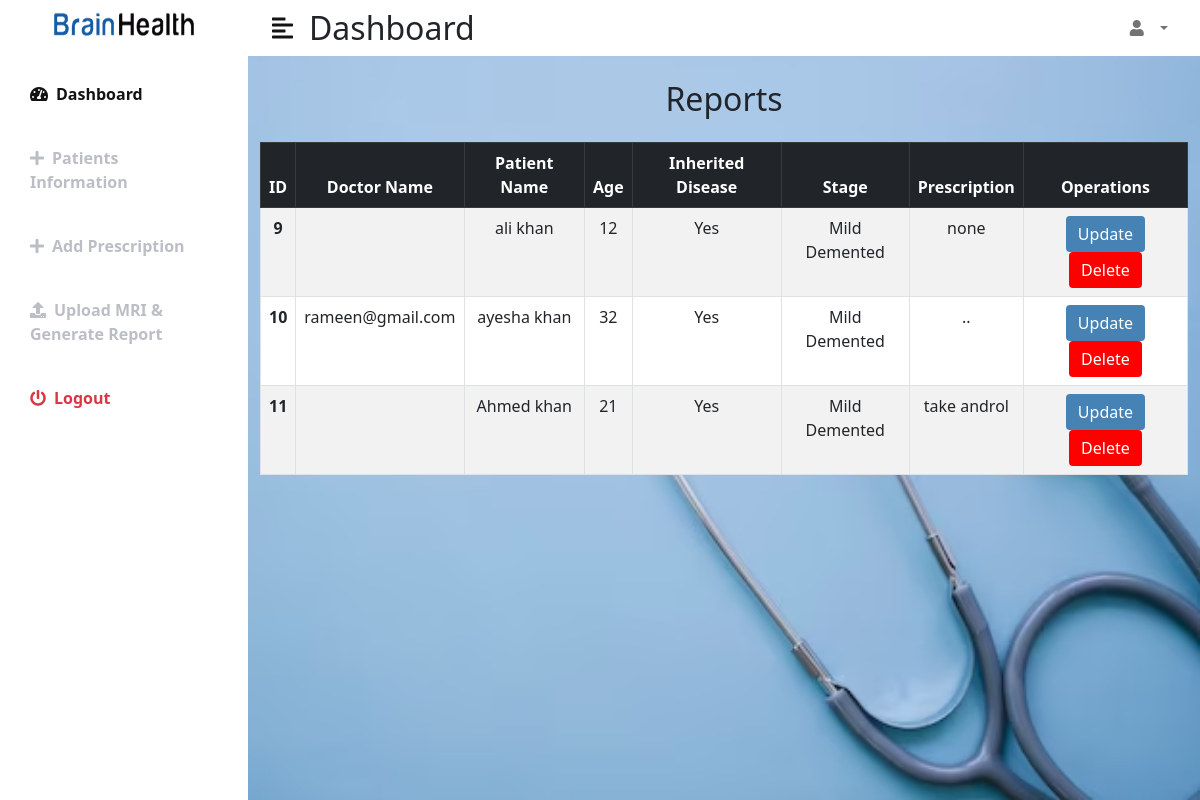
Page /php/ReportsForDoc.php on the earlier database version.
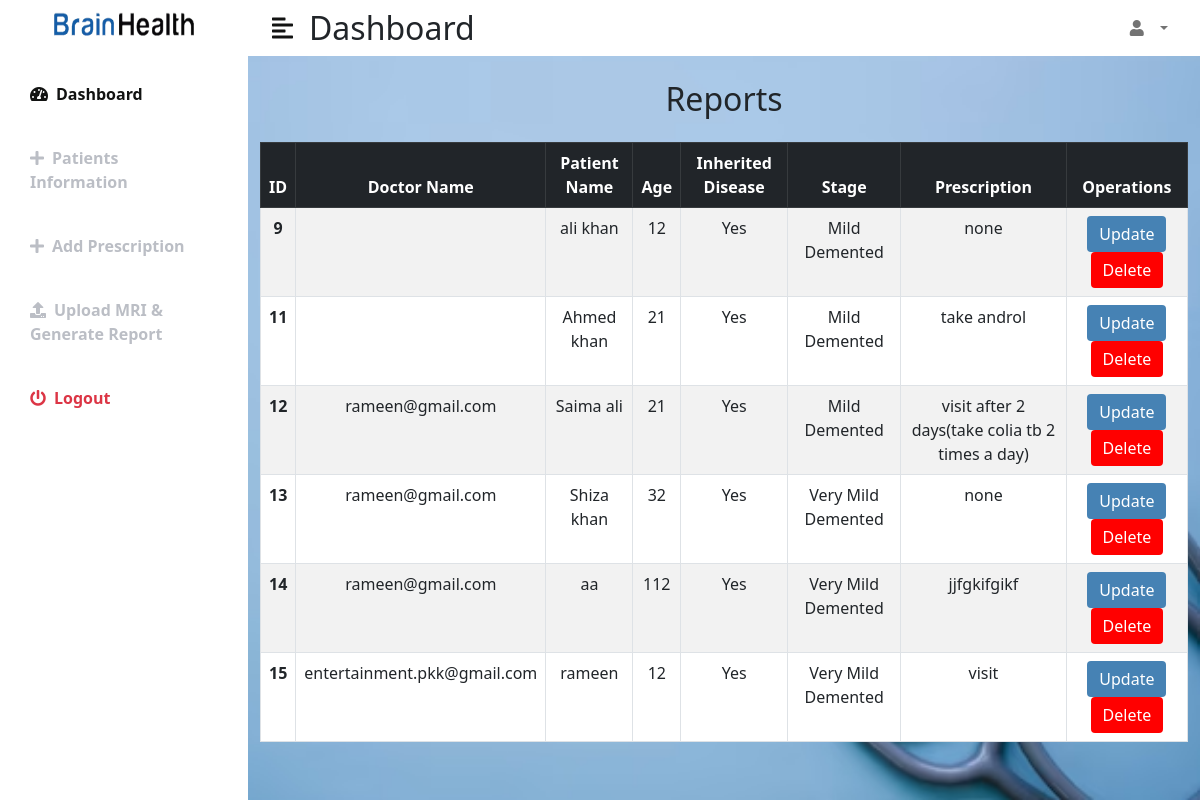
Same page on the later database version.
### tables this page shows
CREATE TABLE `prescriptions` (
  `id` int(11) NOT NULL,
  `doctorname` varchar(50) NOT NULL,
  `patientname` varchar(50) NOT NULL,
  `age` varchar(20) NOT NULL,
  `disease` varchar(50) NOT NULL,
  `stage` varchar(50) NOT NULL,
  `prescription` varchar(1000) NOT NULL
);

### php/ReportsForDoc.php (the view, shortened to what this page needs)
<?php
include 'connect2.php';
?>
<!DOCTYPE html>
<html lang="en">
<head>
    <link href="https://cdn.jsdelivr.net/npm/bootstrap@5.0.0-beta3/dist/css/bootstrap.min.css" rel="stylesheet" />
    <link rel="stylesheet" href="https://cdnjs.cloudflare.com/ajax/libs/font-awesome/5.15.3/css/all.min.css" />
    <link rel="stylesheet" href="index2styles.css" />
    <link rel="stylesheet" href="indexStyle.css"/>
</head>
<body>
<div class="banner">
<div class="d-flex" id="wrapper">
    <div class="bg-white" id="sidebar-wrapper">
    <div class="navbar navbar-expand-lg navbar-light py-2 px-4">
            <img style width="200px" height="30px" src="brain-care-q.png">
        </div>
        <div class="list-group list-group-flush my-3">
            <a href="index.html"
                class="list-group-item list-group-item-action bg-transparent second-text active"><i
                    class="fas fa-tachometer-alt me-2"></i>Dashboard</a>
            <a href="AddPatientInfo.php"
                class="list-group-item list-group-item-action bg-transparent second-text fw-bold"><i
                    class="fas fa-plus me-2"></i>Patients Information</a>
            <a href="prescriptionform.php"
                class="list-group-item list-group-item-action bg-transparent second-text fw-bold"><i
                    class="fas fa-plus me-2"></i>Add Prescription</a>
            <a href="uploadMRI.html"
                class="list-group-item list-group-item-action bg-transparent second-text fw-bold"><i
                    class="fas fa-upload me-2"></i>Upload MRI & Generate Report</a>
            <a href="home.php"
                class="list-group-item list-group-item-action bg-transparent text-danger fw-bold"><i
                    class="fas fa-power-off me-2"></i>Logout</a>
        </div>
    </div>
    <div id="page-content-wrapper">
    <nav class="navbar navbar-expand-lg navbar-light py-2 px-4" style="background-color: white;">
            <div class="d-flex align-items-center">
                <i class="fas fa-align-left primary-text fs-4 me-3" id="menu-toggle"></i>
                <h2 class="fs-2 m-0">Dashboard</h2>
            </div>
            <div class="collapse navbar-collapse" id="navbarSupportedContent">
                <ul class="navbar-nav ms-auto mb-2 mb-lg-0">
                    <li class="nav-item dropdown">
                        <a class="nav-link dropdown-toggle second-text fw-bold" href="#" id="navbarDropdown"
                            role="button" data-bs-toggle="dropdown" aria-expanded="false">
                            <i class="fas fa-user me-2"></i>
                        </a>
                    </li>
                </ul>
            </div>
        </nav><br>
        <h2 class="text-center mb-4">Reports</h2>
                <div class="container my-4">
                <table class="table table-bordered table-striped" style="background-color: white;">
    <thead class="table-dark">
            <tr>
                <th scope="col">ID</th>
                <th scope="col">Doctor Name</th>
                <th scope="col">Patient Name</th>
                <th scope="col">Age</th>
                <th scope="col">Inherited Disease</th>
                <th scope="col">Stage</th>
                <th scope="col">Prescription</th>
                <th scope="col">Operations</th>
            </tr>
        </thead>
        <tbody>
                      <?php
                      $sql = "Select * from prescriptions";
                      $result = mysqli_query($con, $sql);
                      if ($result) {
                        while ($row = mysqli_fetch_assoc($result)) {
                          $id = $row['id'];
                          $doctorname = $row['doctorname'];
                          $patientname = $row['patientname'];
                          $age = $row['age'];
                          $disease = $row['disease'];
                          $stage = $row['stage'];
                          $prescription = $row['prescription'];
                          echo '<tr>
                                                  <th scope="row">' . $id . '</th>
                                                  <td>' . $doctorname . '</td>
                                                  <td>' . $patientname . '</td>
                                                  <td>' . $age . '</td>
                                                  <td>' . $disease. '</td>
                                                  <td>' . $stage. '</td>
                                                  <td>' . $prescription . '</td>
                                                  <td>
                                                    <buttn><a class="btn btn-primary" href="updateRecord.php?updateid='.$id.'" style="background-color: steelblue; border: none;">Update</a></buttn>
                                                    <buttn><a class="btn btn-danger" href="deleteRecord.php?deleteid='.$id.'"style="background-color: red; border: none;">Delete</a></buttn>
                                                   </td>
                                                </tr>';
                        }
                      }
                      ?>
                    </tbody>
                  </table>
                </div>
    </div>
</body>
</html>

### stylesheet/index2styles.css (style rules this page uses)
:root { --main-bg-color: #4439db; --main-text-color: #121312; --second-text-color: #bbbec5; --second-bg-color: #7c75e0; }
.banner { width: 100%; height: 100vh; background-size: cover; background-image: url(aboutusbg.avif); background-position: fixed; }
.primary-text { color: var(--main-text-color); }
.second-text { color: var(--second-text-color); }
#wrapper { overflow-x: hidden; }
.container { display: flex; }
#sidebar-wrapper { min-height: 100vh; margin-left: -15rem; -webkit-transition: margin 0.25s ease-out; -moz-transition: margin 0.25s ease-out; -o-transition: margin 0.25s ease-out; transition: margin 0.25s ease-out; }
#sidebar-wrapper .list-group { width: 15rem; }
#page-content-wrapper { min-width: 100vw; }
#menu-toggle { cursor: pointer; }
.list-group-item { border: none; padding: 20px 30px; }
.list-group-item.active { background-color: transparent; color: var(--main-text-color); font-weight: bold; border: none; }
@media (min-width: 768px) { #sidebar-wrapper { margin-left: 0; } }
@media (min-width: 768px) { #page-content-wrapper { min-width: 0; width: 100%; } }

### stylesheet/indexStyle.css (style rules this page uses)
:root { --main-bg-color: #4439db; --main-text-color: #121312; --second-text-color: #bbbec5; --second-bg-color: #5d5add; }
.banner { width: 100%; height: 100%; background-size: cover; background-image: url(aboutusbg.avif); background-position: fixed; }
.primary-text { color: var(--main-text-color); }
.second-text { color: var(--second-text-color); }
#wrapper { overflow-x: hidden; background-size: cover; }
.container { display: flex; }
#sidebar-wrapper { min-height: 100vh; margin-left: -15rem; -webkit-transition: margin 0.25s ease-out; -moz-transition: margin 0.25s ease-out; -o-transition: margin 0.25s ease-out; transition: margin 0.25s ease-out; }
#sidebar-wrapper .list-group { width: 15rem; }
#page-content-wrapper { min-width: 100vw; }
#menu-toggle { cursor: pointer; }
.list-group-item { border: none; padding: 20px 30px; }
.list-group-item.active { background-color: transparent; color: var(--main-text-color); font-weight: bold; border: none; }
.list-group-item.list-group-item-action.bg-transparent.second-text.active { text-decoration: none !important; }
#sidebar-wrapper { background-color: white; }
@media (min-width: 768px) { #sidebar-wrapper { margin-left: 0; } }
@media (min-width: 768px) { #page-content-wrapper { min-width: 0; width: 100%; } }
.table { padding-left: 250px; text-align: center; }

Differences in the rows shown:
removed prescriptions: id "10", doctorname "rameen@gmail.com", patientname "ayesha khan", age "32", disease "Yes", stage "Mild Demented", prescription ".."
added prescriptions: id "12", doctorname "rameen@gmail.com", patientname "Saima ali", age "21", disease "Yes", stage "Mild Demented", prescription "visit after 2 days(take colia tb 2 times a day)"
added prescriptions: id "13", doctorname "rameen@gmail.com", patientname "Shiza khan", age "32", disease "Yes", stage "Very Mild Demented", prescription "none"
added prescriptions: id "14", doctorname "rameen@gmail.com", patientname "aa", age "112", disease "Yes", stage "Very Mild Demented", prescription "jjfgkifgikf"
added prescriptions: id "15", doctorname "entertainment.pkk@gmail.com", patientname "rameen", age "12", disease "Yes", stage "Very Mild Demented", prescription "visit"
